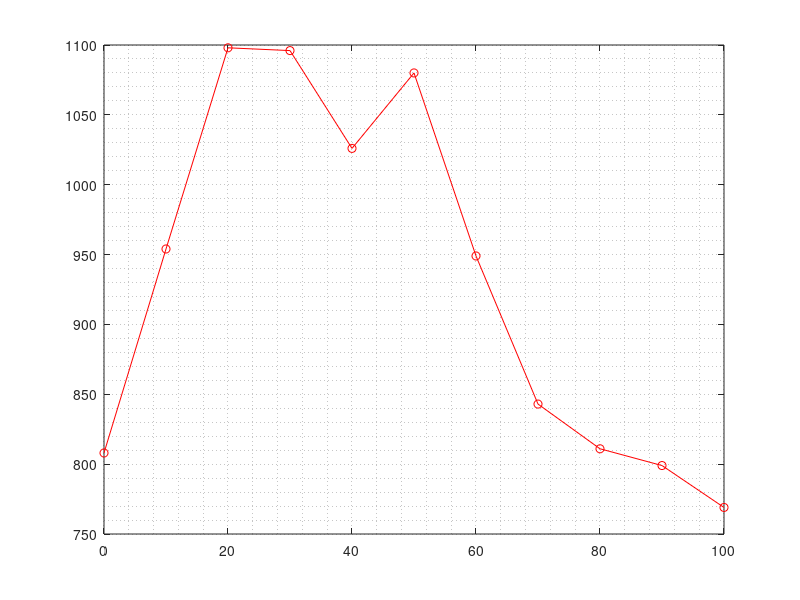

Source code (MATLAB): (Note: this script raises an error after producing the figure.)
A = importdata('mutex_lock_-o.txt');
B = importdata('spin_lock_-o.txt');
C = importdata('my_spinTAS_lock_-o.txt');
D = importdata('my_mutex_lock_-o.txt');
E = importdata('my_spinTTAS_lock_-o.txt');
F = importdata('my_queue_lock_-o.txt');

a=A';
b=B';
c=C';
d=D';
e=E';
f=F';
x1=0:10:100;

figure('Color',[0.8 0.8 0.8]);
%p = polyfit(x,a,1);
%y1 = polyval(p,x);

plot(x1,a,'-o','Color','red');
hold on

grid minor
ax = gca;
ax.XMinorGrid = 'off';
set(gca,'FontSize',15);

title('Time vs WorkOutsideCS','FontSize',20);
ylabel('time(ms)','FontSize',20);
xlabel('WorkOutsideCS','FontSize',20);
ylim([0 1400]);
xlim([0 100]);

plot(x1,b,'-o','Color','black');
plot(x1,c,'-o','Color','magenta');
plot(x1,d,'-o','Color','cyan');
plot(x1,e,'-o','Color','green');
plot(x1,f,'-o','Color','blue');

l = legend('pthr mutex','pthr spin','mySpinTAS','mySpinTTAS','myMutex','myQueue','Location','southeastoutside');
set(l,'FontSize',20);
